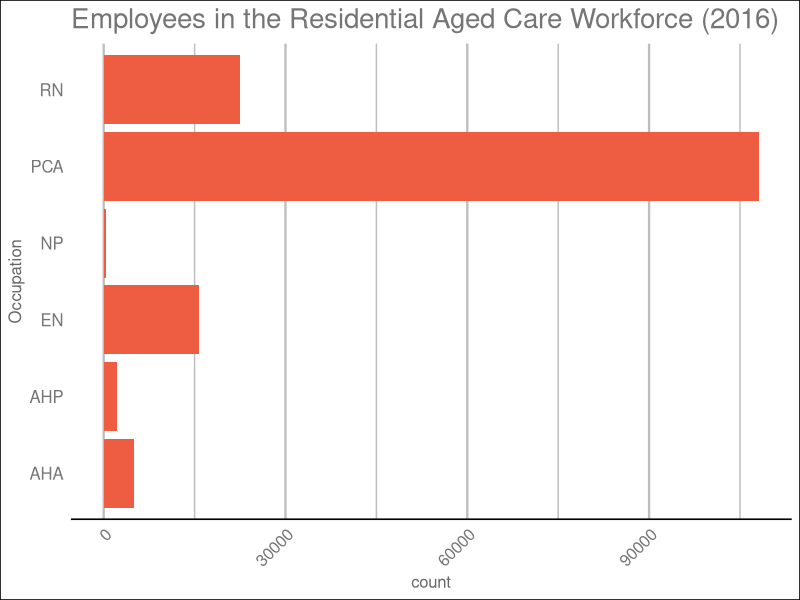
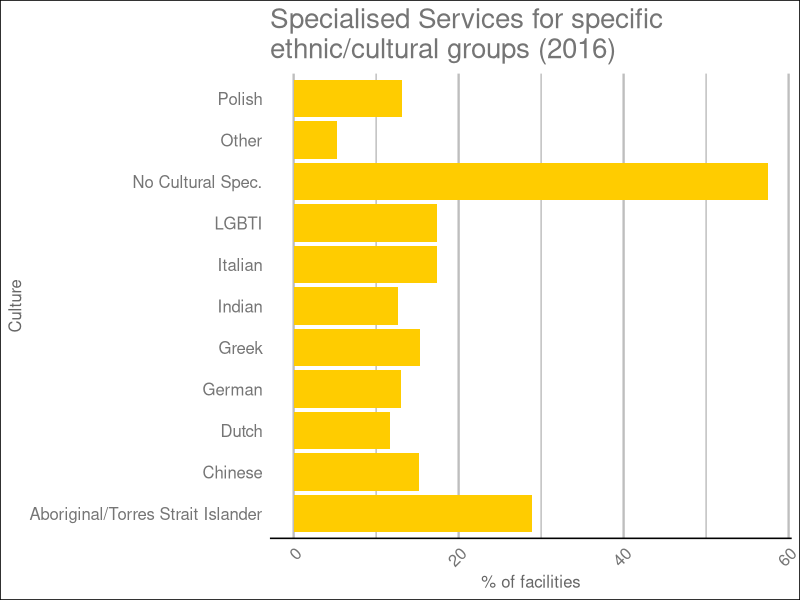
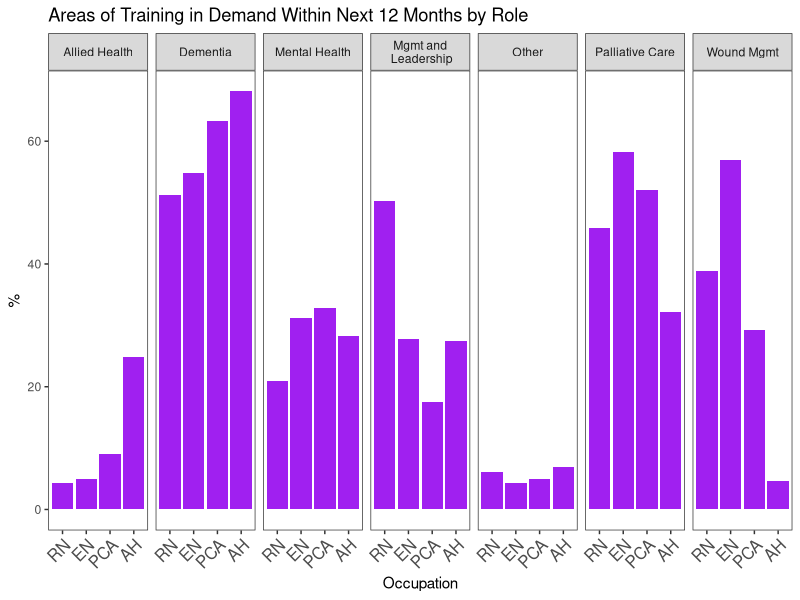

Here is the R script that generated these plots, in order:
# 
library(tidyverse)
library(reshape2)
library(ggplot2)
library(ggthemes)

#
# Data manually parsed from Aged Care Workforce Report 2016
#

# roles
occ <- c("Nurse Practitioner (NP)",
"Registered Nurse (RN)",
"Enrolled Nurse (EN)",
"Personal Care Attendant (PCA)",
"Allied Health Professional (AHP)",
"Allied Health Assistant (AHA)")

abbv <- c("NP", "RN", "EN", "PCA", "AHP", "AHA")

occ_2016 <- c(386,
              22455,
              15697,
              108126,
              2210,
              4979)

emp <- data.frame(occupation = occ, count = occ_2016, occ_code = abbv)

ggplot(data = emp, aes(occ_code, count)) +
    geom_bar(stat="identity", fill="tomato2") + ggtitle("") +
    theme_gdocs() + 
    theme(axis.text.x = element_text(size = 12, angle = 45, hjust = 1, vjust = 1),
          panel.grid.major.y = element_blank(),
          panel.grid.minor.y = element_blank(),
          panel.grid.minor.x = element_line(size = 0.5, colour = "grey"),
          panel.grid.major.x = element_line(size = 0.8, colour = "grey")) + 
    xlab("Occupation") + 
    coord_flip() +
    ggtitle("Employees in the Residential Aged Care Workforce (2016)")



## culture
cult <- c("No Cultural Spec.",
          "Polish" ,
          "Aboriginal/Torres Strait Islander",
          "Italian",
          "Chinese",
          "Dutch",
          "Greek",
          "LGBTI",
          "German",
          "Indian",
          "Other")

cult_percentage <- c(57.5,
                    13.1,
                    28.9,
                    17.4,
                    15.2,
                    11.7,
                    15.3,
                    17.4,
                    13.0,
                    12.7,
                    5.2)


cult_df <- data.frame(cultures = cult, cult_count = cult_percentage)

ggplot(data = cult_df, aes(cultures, cult_count)) +
    geom_bar(stat="identity", fill="#ffcc00") + ggtitle("") +
    theme_gdocs() + 
    theme(axis.text.x = element_text(size = 12, angle = 45, hjust = 1, vjust = 1),
          panel.grid.major.y = element_blank(),
          panel.grid.minor.y = element_blank(),
          panel.grid.minor.x = element_line(size = 0.5, colour = "grey"),
          panel.grid.major.x = element_line(size = 0.8, colour = "grey")) + 
    xlab("Culture") + 
    ylab("% of facilities") +
    coord_flip() +
    ggtitle("Specialised Services for specific \nethnic/cultural groups (2016)")


### in demand skills

train_area <- c("Dementia",
                "Palliative Care",
                "Mgmt and\n Leadership",
                "Wound Mgmt",
                "Mental Health",
                "Allied Health",
                "Other")

rn_count <- c(51.3, 45.9, 50.2, 38.9, 21.0, 4.3, 6.1)
en_count <- c(54.9, 58.2, 27.8, 57.0, 31.2, 4.9, 4.3)
pca_count <- c(63.3, 52.0, 17.5, 29.3, 32.9, 9.0, 5.0)
ah_count <- c(68.1, 32.1, 27.4, 4.7, 28.2, 24.8, 7.0)


skill_df <- data.frame(area = train_area, RN = rn_count, EN = en_count, PCA = pca_count, AH = ah_count)


skill_plot<- melt(skill_df)

ggplot(data = skill_plot, aes(x = variable, y = value)) +
    geom_bar(stat="identity", fill="purple") +
    facet_grid(~area, scales = "free") +
    theme_bw() + 
    theme(axis.text.x = element_text(size = 12, angle = 45, hjust = 1, vjust = 1),
          panel.grid.major.x = element_blank(),
          panel.grid.minor.x = element_blank(),
          panel.grid.minor.y = element_blank(),
          panel.grid.major.y = element_blank()) + 
    xlab("Occupation") + 
    ylab("%") +
    ggtitle("Areas of Training in Demand Within Next 12 Months by Role")






